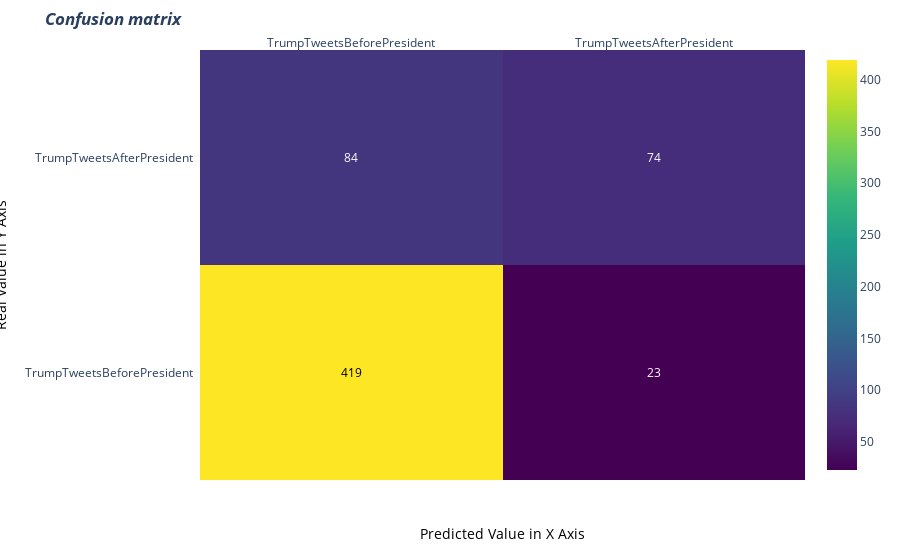

Source (notebook cell):
### Code cell
import plotly.figure_factory as ff
from sklearn.metrics import confusion_matrix

z = confusion_matrix(y_test, y_pred_svm_2)

label_x = ['TrumpTweetsBeforePresident', 'TrumpTweetsAfterPresident']
label_y = ['TrumpTweetsBeforePresident', 'TrumpTweetsAfterPresident']

# change each element of z to type string for annotations
z_text = [[str(y) for y in label_x] for label_x in z]

# set up figure
fig = ff.create_annotated_heatmap(z, x=label_x, y=label_y, annotation_text=z_text, colorscale='Viridis')

# add title
fig.update_layout(title_text='<i><b>Confusion matrix</b></i>',
                  )

# add custom xaxis title
fig.add_annotation(dict(font=dict(color="black",size=14),
                        x=0.5,
                        y=-0.15,
                        showarrow=False,
                        text="Predicted Value in X Axis",
                        xref="paper",
                        yref="paper"))

# add custom yaxis title
fig.add_annotation(dict(font=dict(color="black",size=14),
                        x=-0.35,
                        y=0.5,
                        showarrow=False,
                        text="Real Value in Y Axis",
                        textangle=-90,
                        xref="paper",
                        yref="paper"))

# adjust margins to make room for yaxis title
fig.update_layout(margin=dict(t=50, l=200))

# add colorbar
fig['data'][0]['showscale'] = True
fig.show()

### Figure 1 — Plotly figure (JSON) as saved in the notebook; plotly's stock layout.template omitted (floating-point values rounded to 4 significant figures)
{"data": [{"colorscale": [[0, "#440154"], [0.1111, "#482878"], [0.2222, "#3e4989"], [0.3333, "#31688e"], [0.4444, "#26828e"], [0.5556, "#1f9e89"], [0.6667, "#35b779"], [0.7778, "#6ece58"], [0.8889, "#b5de2b"], [1, "#fde725"]], "reversescale": false, "showscale": true, "type": "heatmap", "x": ["TrumpTweetsBeforePresident", "TrumpTweetsAfterPresident"], "y": ["TrumpTweetsBeforePresident", "TrumpTweetsAfterPresident"], "z": [[419, 23], [84, 74]]}], "layout": {"annotations": [{"font": {"color": "#000000"}, "showarrow": false, "text": "419", "x": "TrumpTweetsBeforePresident", "xref": "x", "y": "TrumpTweetsBeforePresident", "yref": "y"}, {"font": {"color": "#FFFFFF"}, "showarrow": false, "text": "23", "x": "TrumpTweetsAfterPresident", "xref": "x", "y": "TrumpTweetsBeforePresident", "yref": "y"}, {"font": {"color": "#FFFFFF"}, "showarrow": false, "text": "84", "x": "TrumpTweetsBeforePresident", "xref": "x", "y": "TrumpTweetsAfterPresident", "yref": "y"}, {"font": {"color": "#FFFFFF"}, "showarrow": false, "text": "74", "x": "TrumpTweetsAfterPresident", "xref": "x", "y": "TrumpTweetsAfterPresident", "yref": "y"}, {"font": {"color": "black", "size": 14}, "showarrow": false, "text": "Predicted Value in X Axis", "x": 0.5, "xref": "paper", "y": -0.15, "yref": "paper"}, {"font": {"color": "black", "size": 14}, "showarrow": false, "text": "Real Value in Y Axis", "textangle": -90, "x": -0.35, "xref": "paper", "y": 0.5, "yref": "paper"}], "margin": {"l": 200, "t": 50}, "title": {"text": "<i><b>Confusion matrix</b></i>"}, "xaxis": {"dtick": 1, "gridcolor": "rgb(0, 0, 0)", "side": "top", "ticks": ""}, "yaxis": {"dtick": 1, "ticks": "", "ticksuffix": "  "}}}
